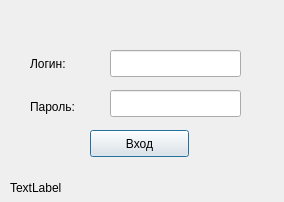
<?xml version="1.0" encoding="UTF-8"?>
<ui version="4.0">
 <class>AuthDialog</class>
 <widget class="QDialog" name="AuthDialog">
  <property name="geometry">
   <rect>
    <x>0</x>
    <y>0</y>
    <width>284</width>
    <height>202</height>
   </rect>
  </property>
  <property name="windowTitle">
   <string>AuthDialog</string>
  </property>
  <widget class="QPushButton" name="enterButton">
   <property name="geometry">
    <rect>
     <x>90</x>
     <y>130</y>
     <width>99</width>
     <height>27</height>
    </rect>
   </property>
   <property name="text">
    <string>Вход</string>
   </property>
  </widget>
  <widget class="QLabel" name="connectLabel">
   <property name="geometry">
    <rect>
     <x>10</x>
     <y>180</y>
     <width>251</width>
     <height>16</height>
    </rect>
   </property>
   <property name="text">
    <string>TextLabel</string>
   </property>
  </widget>
  <widget class="QLineEdit" name="passwordLineEdit">
   <property name="geometry">
    <rect>
     <x>110</x>
     <y>90</y>
     <width>131</width>
     <height>27</height>
    </rect>
   </property>
   <property name="echoMode">
    <enum>QLineEdit::Password</enum>
   </property>
  </widget>
  <widget class="QLineEdit" name="loginLineEdit">
   <property name="geometry">
    <rect>
     <x>110</x>
     <y>50</y>
     <width>131</width>
     <height>27</height>
    </rect>
   </property>
  </widget>
  <widget class="QLabel" name="label">
   <property name="geometry">
    <rect>
     <x>30</x>
     <y>50</y>
     <width>51</width>
     <height>27</height>
    </rect>
   </property>
   <property name="text">
    <string>Логин:</string>
   </property>
  </widget>
  <widget class="QLabel" name="label_2">
   <property name="geometry">
    <rect>
     <x>30</x>
     <y>91</y>
     <width>71</width>
     <height>31</height>
    </rect>
   </property>
   <property name="text">
    <string>Пароль:</string>
   </property>
  </widget>
 </widget>
 <layoutdefault spacing="6" margin="11"/>
 <resources/>
 <connections/>
</ui>
